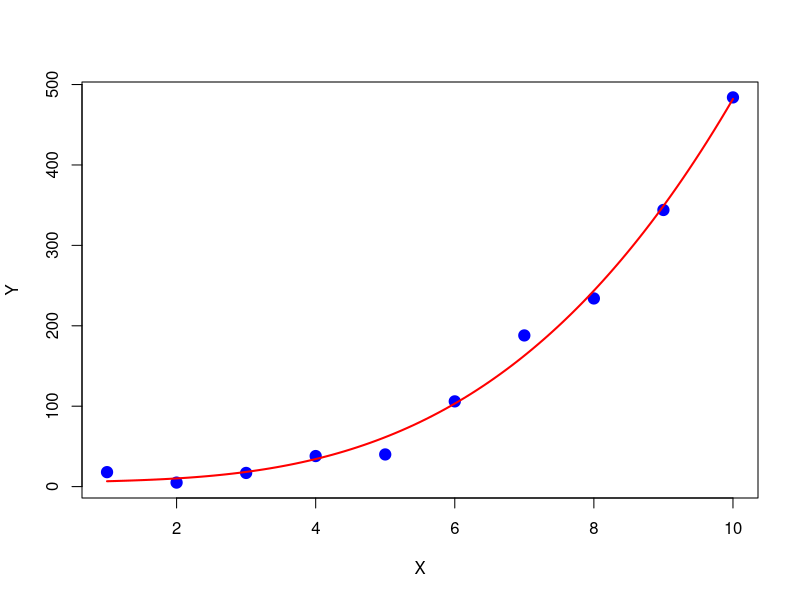

Generate this figure with R:
# define the cost function
e28cost <- function(b,x,y,fmod) {
	yhat <- fmod(b,x)
	J <- sum((yhat-y)**2)
	J
}

# define the data model
e28mod <- function(b,x) {
	yhat <- b[1] + b[2]*x + b[3]*x*x + b[4]*x*x*x
	yhat
}

# the data
x <- c(1, 2, 3, 4, 5, 6, 7, 8, 9, 10)
y <- c(18, 5, 17, 38, 40, 106, 188, 234, 344, 484)

# plot x vs y
plot(x, y, "p", col="blue", pch=19, cex=1.5, xlab="X", ylab="Y")

# initial guess
b0 <- runif(4)

# optimize!
optim_res <- optim(par=b0, fn=e28cost, method="Nelder-Mead", gr=NULL, x, y, e28mod)
print(optim_res)
b_opt <- optim_res$par
min_cost <- optim_res$value
cat(paste("initial guess was", b0, "\n"))
cat(paste("the optimal value of b is", b_opt, "\n"))
cat(paste("the minimum cost found is", min_cost, "\n"))

# plot line of best fit
xhat <- seq(min(x), max(x), (max(x)-min(x))/100)
yhat <- b_opt[1] + b_opt[2]*xhat + b_opt[3]*xhat*xhat + b_opt[4]*xhat*xhat*xhat
lines(xhat, yhat, col="red", lwd=2)